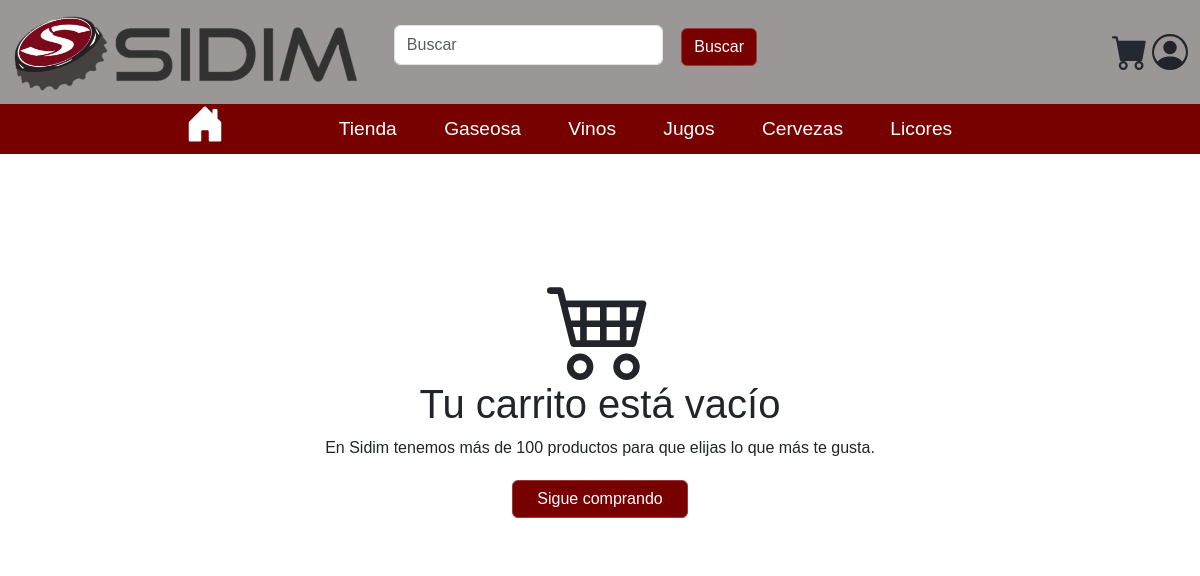
The app's page /carritoCompras/ with its own data.
### app_productos/models.py (models this page shows, shortened)
class CategoriaProducto(models.Model):
    idCategoria = models.AutoField(primary_key=True)
    Nombre = models.CharField(max_length=10, unique=True)
    class Meta:
        verbose_name_plural = "Categorías de Productos"

### app_inventario/views.py (the view)
# urls.py: path('carritoCompras/', views.carritoCompras, name='carritoCompras'),
def carritoCompras(request):
    carrito = request.session.get('carrito', [])
    productos_carrito = carrito
    print(productos_carrito)
    return render(request, 'carrito.html', {'productos_carrito': productos_carrito})

### Sidim/context_processors.py (called while the page is built)
def form_registro(request):
    return {'form_registro': UsuariosCreationForm()}

def categorias(request):
    categorias = CategoriaProducto.objects.all()[:6]
    return {'categorias': categorias}

### app_inventario/templates/carrito.html (shortened to what this page needs)
{% extends 'base.html' %}
{% load static %}
{% block content %}
<div class="container-fluid px-0">
    <div class="content-section">
        {% if productos_carrito %}
        <div class="row">
            <div class="col-md-7" style="background-color: gray; margin-bottom: 10px;">
                <div class="container-fluid" style="width: 100%;">
                    <table class="table">
                        <thead>
                            <tr>
                                <th style="width: 10%;">Imagen</th>
                                <th style="width: 20%;">Nombre</th>
                                <th style="width: 10%;">Precio</th>
                                <th style="width: 20%;">Cantidad</th>
                                <th style="width: 10%;">Subtotal</th>
                                <th style="width: 5%;"></th>
                            </tr>
                        </thead>
                        <tbody>
                            {% for producto in productos_carrito %}
                            <tr>
                                <td class="align-self-start">
                                    {% if producto.imagen_producto %}
                                    <img src="{{ producto.imagen_producto.url }}" alt="{{ producto.nombre }}"
                                        width="70">
                                    {% else %}
                                    <img src="{% static 'images/TapaSidimNegro.png' %}" alt="Imagen Predeterminada"
                                        width="70">
                                    {% endif %}
                                </td>
                                <td>{{ producto.nombre }}</td>
                                <td>{{ producto.precio }}</td>
                                <td class="text-center">
                                    <div class="input-group input-group-sm" style="text-align: center;">
                                        <div class="d-flex" style="justify-content: center; align-items: center;">
                                            <button class="btn2 btn btn-danger btn-minus"
                                                data-producto-id="{{ producto.idProducto }}"
                                                data-precio="{{ producto.precio }}"
                                                style="width: 15%; max-height: 30px;">-</button>
                                            <span class="quantity" id="quantity_{{ producto.idProducto }}"
                                                data-producto-id="{{ producto.idProducto }}"
                                                data-precio="{{ producto.precio }}"
                                                data-subtotal="{{ producto.precio }}"
                                                style="min-width:2rem; background-color: aquamarine; max-height: 30px;"
                                                contenteditable="true"
                                                oninput="validarCantidad(event, '{{ producto.idProducto }}', '{{ producto.precio }}')">
                                                {{ producto.cantidad }}</span>
                                            <button class="btn btn-success btn-plus"
                                                data-producto-id="{{ producto.idProducto }}"
                                                data-precio="{{ producto.precio }}"
                                                style="width: 15%; max-height: 30px;">+</button>
                                        </div>
                                    </div>
                                </td>
                                <td id="subtotal_{{ producto.idProducto }}" data-subtotal="{{ producto.precio }}">
                                    {{ producto.subtotal }}</td>
                                <td>
                                    <a href="{% url 'quitar_del_carrito' producto.idProducto %}">
                                        <svg xmlns="http://www.w3.org/2000/svg" width="10" height="10"
                                            fill="currentColor" class="bi bi-x-lg" viewBox="0 0 16 16">
                                            <path
                                                d="M2.146 2.854a.5.5 0 1 1 .708-.708L8 7.293l5.146-5.147a.5.5 0 0 1 .708.708L8.707 8l5.147 5.146a.5.5 0 0 1-.708.708L8 8.707l-5.146 5.147a.5.5 0 0 1-.708-.708L7.293 8 2.146 2.854Z" />
                                        </svg>
                                    </a>
                                </td>
                            </tr>
                            {% endfor %}
                        </tbody>
                    </table>
                </div>
            </div>
            <div class="col-md-5" style="background-color: #999009; margin-bottom: 10px;">
                <a>Prueba carrito con productos</a>
                <div class="container-fluid col-md-9" style="background-color: white; margin-top:10%;">
                    <div class="row">
                        <div class="col-md-6">
                            <label for="totalLabel">Total:</label>
                        </div>
                        <div class="col-md-6">
                            <input id="totalInput" type="text" readonly value="0.00">
                        </div>
                    </div>
                </div>
                <div class="container-fluid col-md-9" style="background-color: white; margin-top:20%;">
                    <div class="row">
                        <div class="col-md-12">
                            <div class="row">
                                <div class="col-md-6 text-center">
                                    <a class="btn2 btn btn-primary" href="{% url 'tienda' %}" style=" width:70%">Sigue
                                        comprando</a>
                                </div>
                                <div class="col-md-6 text-center">
                                    <a class="btn btn-car" href=""
                                        style="background-color:#770000; color: white; width:70%">Confirmar pedido</a>
                                </div>
                            </div>
                        </div>
                    </div>
                </div>
            </div>
        </div>
        {% else %}
        <div style="text-align: center; justify-content: center;">
            <div class="container-fluid col-md-9" style="background-color: white; margin-top:10%;">
                <div class="text-center">
                </div>
                <div class="text-center">
                    <h1 class="">Tu carrito está vacío</h1><span class="">En Sidim tenemos más de 100 productos para
                        que elijas lo que más te gusta.</span>
                    <div class="text-center">
                        <a class="btn btn-car" href="{% url 'tienda' %}"
                            style="background-color:#770000; color: white; width:20%">Sigue comprando</a>
                    </div>
                </div>
            </div>
        </div>
        {% endif %}
    </div>
</div>
{% endblock %}

### Sidim/templates/navbar.html (shortened to what this page needs)
{% load static %}
<nav class="navbar navbar-expand-lg navbar-light" style="background-color: #9b9797">
    <div class="container-fluid">
        <a href="{% url 'home' %}" class="Logo">
            <img src="{% static 'images/Sidim.png' %}" alt="Logo Sidim" class="logo-img" height="80rem">
        </a>
        <div class="collapse navbar-collapse justify-content-start" id="navbarSupportedContent"
            style="font-size: 1.2rem; margin-left:3%;">
            <form class="d-flex" method="get" action="{% url 'tienda' %}">
                <input class="form-control me-2 " type="search" placeholder="Buscar" aria-label="Buscar"
                    style="margin-top:5%;min-width:80%" name="busqueda">
                <button class="btn btn-primary" type="submit">Buscar</button>
            </form>
        </div>
        <div class="d-flex align-items-end">
            <div class="submenu2">
                <a href="{% url 'carritoCompras' %}" style="color: #242831">
                </a>
            </div>
        </div>
    </div>
</nav>
<nav class="navbar navbar-expand-lg navbar-dark " style="background-color:  #770000; max-height: 50px;" >
    <div class="container-fluid">
        <div class="collapse navbar-collapse " id="navbarNav">
            <ul class=" submenu  navbar-nav me-auto mb-2 mb-lg-0">
                {% if user.is_staff %}
                <li class="menu-item" style="min-width:40%;margin-left:3rem;">
                    <span class="text-light">
                        <a href="{% url 'home' %}" sty>
                            <svg class="custom-icon" xmlns="http://www.w3.org/2000/svg"style="min-width: 30rem;" fill="currentColor"
                                class="bi bi-house-door-fill" viewBox="0 0 16 16">
                                <path
                                    d="M6.5 14.5v-3.505c0-.245.25-.495.5-.495h2c.25 0 .5.25.5.5v3.5a.5.5 0 0 0 .5.5h4a.5.5 0 0 0 .5-.5v-7a.5.5 0 0 0-.146-.354L13 5.793V2.5a.5.5 0 0 0-.5-.5h-1a.5.5 0 0 0-.5.5v1.293L8.354 1.146a.5.5 0 0 0-.708 0l-6 6A.5.5 0 0 0 1.5 7.5v7a.5.5 0 0 0 .5.5h4a.5.5 0 0 0 .5-.5Z" />
                            </svg>
                        </a>
                    </span>
                </li>
                <li class="nav-item">
                    <a href="{%url 'tienda'%}">Tienda</a>
                </li>
                <li class="nav-item">
                    <a href="{% url 'adminProductos' %}">Productos</a>
                </li>
                <li class="nav-item">
                    <a href="{% url 'adminTransacciones' %}">Transacciones</a>
                </li>
                <li class="nav-item">
                    <a href="{% url 'inventario' %}">Inventario</a>
                </li>
                {% if user.is_authenticated and user.is_superuser %}
                <li class="nav-item">
                    <a href="{% url 'Permisos' %}"> Permisos</a>
                </li>
                {% endif %}
                <li class="nav-item " style="position: absolute; right:0.5; ">
                    <h5 style=" color:#ffffff; ">Hola, {{user.nombre}}</h5>
                </li>
                {% else %}
                <li class="menu-item" style="min-width:40%;margin-left:3rem;">
                    <span class="text-light">
                        <a href="{% url 'home' %}" sty>
                        </a>
                    </span>
                </li>
                <li class="nav-item">
                    <a href="{%url 'tienda'%}">Tienda</a>
                </li>
                {% for categoria in categorias %}
                <li class="nav-item">
                    <a href="{% url 'tienda' %}?categoria={{ categoria.Nombre }}">
                        {{ categoria.Nombre }}
                    </a>
                </li>
                {% endfor %}
                {% endif %}
            </ul>
        </div>
    </div>
</nav>

### Sidim/static/css/style.css (style rules this page uses)
* { margin: 0; padding: 0; box-sizing: border-box; }
.custom-icon { color: #ffffff; width: 40px; height: 40px; margin-bottom: 10px; margin-right: -40px; }
body { margin: 0; padding: 0; font-family: 'Lucida Sans', 'Lucida Sans Regular', 'Lucida Grande', 'Lucida Sans Unicode', Geneva, Verdana, sans-serif; }
.submenu2 { display: flex; justify-content: flex-end; align-items: flex-end; margin-left: 3rem; width: 100%; }
.btn { background-color: #770000; border-color: #983b3b; width: 90%; margin: 20px 10px 30px 10px; max-height: 2.5rem; }
.form-control { width: 90%; text-align: left; height: 2.5rem; max-height: 2.5rem; }

### Sidim/static/css/menu.css (style rules this page uses)
.navbar-nav { display: flex; align-items: center; }
.navbar-nav .nav-item { margin-right: 4%; }
.custom-icon { color: #ffffff; max-width: 10%; max-height: 10%; margin-top: 0%; }
.submenu li a { color: #ffffff; text-decoration: none; font-size: 120%; text-align: center; padding: 5px; opacity: 500%; }
.submenu>li { display: inline-block; position: relative; margin: 0px; right: 100px; }

### records on screen
CategoriaProducto: Nombre "Gaseosa"
CategoriaProducto: Nombre "Vinos"
CategoriaProducto: Nombre "Jugos"
CategoriaProducto: Nombre "Cervezas"
CategoriaProducto: Nombre "Licores"
